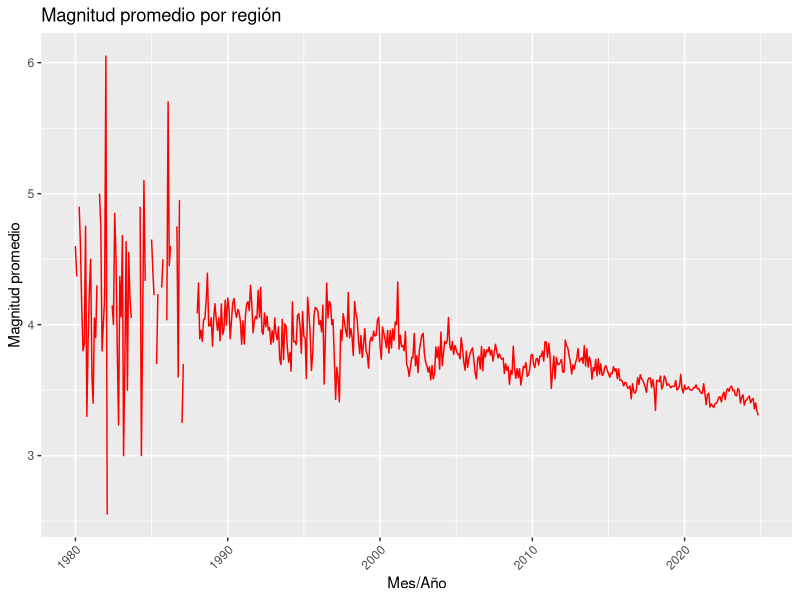
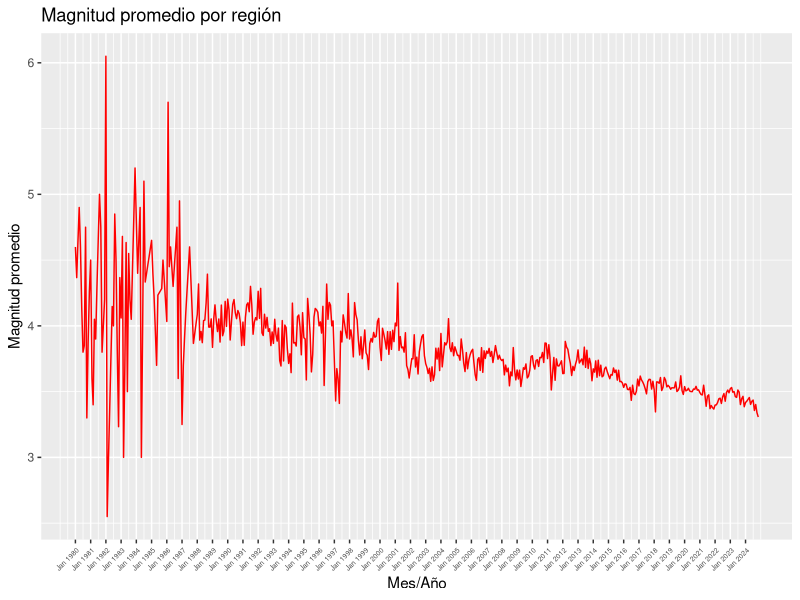
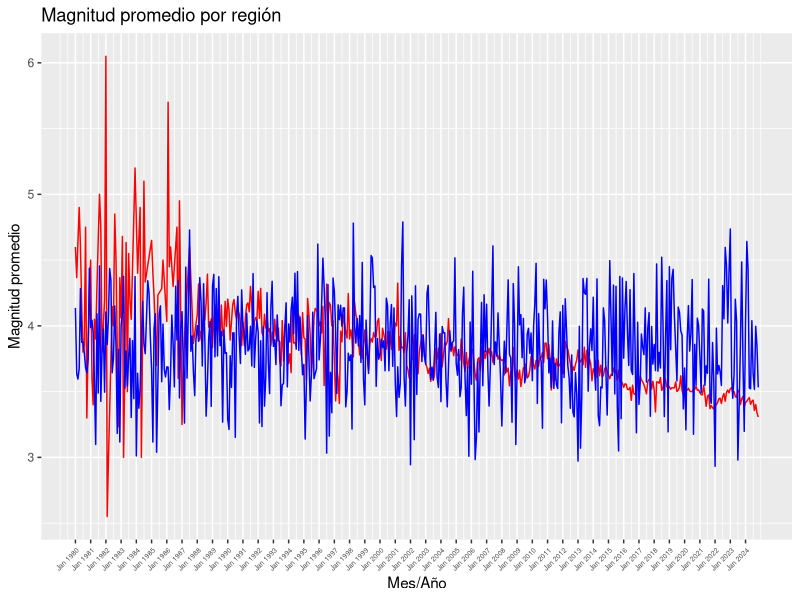
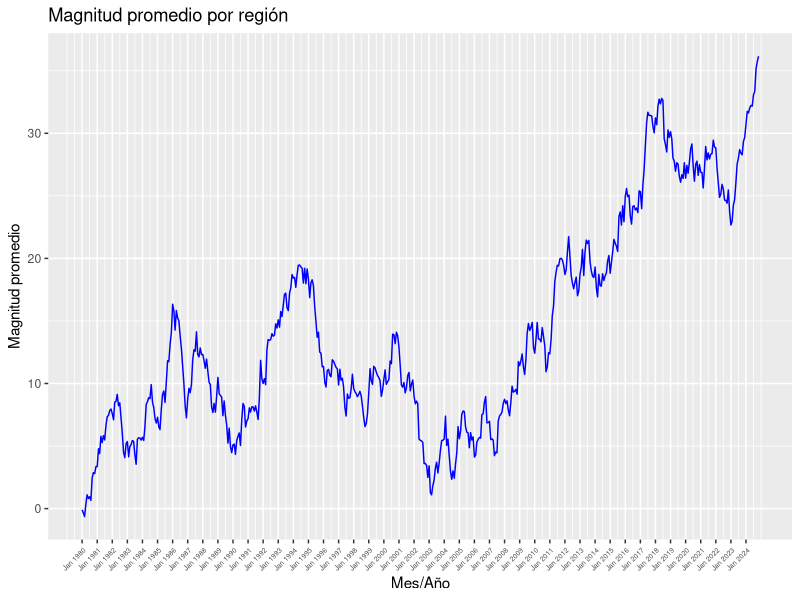

Source code (R) for these figures, in order:
#install.packages("zoo")

library(tidyverse)
library(lubridate)
library(zoo)

# Establecer el directorio de trabajo (ajustar según tu sistema)
setwd("C:/Users/Usuario/Documents/scidata/24_st/data/sismos")

# Leer el archivo CSV
procesado_sismos = read.csv("sismos_procesado.csv", encoding = "latin1")

# Convertir la columna 'Mes_Año' en formato de fecha
procesado_sismos$Mes_Año <- as.Date(procesado_sismos$Mes_Año, format = "%d/%m/%Y")
procesado_sismos

# Visualizar la serie únicamente para Guerrero
ggplot(data = procesado_sismos, aes(x = Mes_Año, y = Guerrero)) +
  geom_line(color = "red") +
  labs(
    x = "Mes/Año",                    # Título del eje X
    y = "Magnitud promedio",          # Título del eje Y
    title = "Magnitud promedio por región"  # (Opcional) Título del gráfico
  ) +
  theme(axis.text.x = element_text(angle = 45, hjust = 1))

# Rellenar los huecos en la columna Guerrero usando interpolación lineal
procesado_sismos = procesado_sismos %>%
  mutate(Guerrero_sinna = na.approx(Guerrero, na.rm = FALSE))
procesado_sismos


# Visualizar la serie para Guerrero después de rellenar huecos
ggplot(data = procesado_sismos, 
       aes(x = Mes_Año, y = Guerrero_sinna)) +
  geom_line(color = "red") +
  labs(
    x = "Mes/Año",                    # Título del eje X
    y = "Magnitud promedio",          # Título del eje Y
    title = "Magnitud promedio por región"  # (Opcional) Título del gráfico
  ) +
  scale_x_date(date_labels = "%b %Y",
               breaks = seq.Date(from = min(procesado_sismos$Mes_Año), 
                                 to = max(procesado_sismos$Mes_Año), 
                                 by = "1 years")) +
  theme(axis.text.x = element_text(angle = 45, hjust = 1,size=5))

###############################################
###########      RUÍDO BLANCO       ###########
###############################################


procesado_sismos$ruido_blanco = rnorm(length(procesado_sismos$Guerrero_sinna),
                      mean = mean(procesado_sismos$Guerrero_sinna, na.rm = TRUE),
                      sd = sd(procesado_sismos$Guerrero_sinna, na.rm = TRUE))

procesado_sismos

ggplot(data = procesado_sismos) +
  geom_line(mapping=aes(x = Mes_Año, y = Guerrero_sinna), color = "red") +
  geom_line(mapping=aes(x = Mes_Año, y = ruido_blanco), color = "blue") +
  labs(
    x = "Mes/Año",                    # Título del eje X
    y = "Magnitud promedio",          # Título del eje Y
    title = "Magnitud promedio por región"  # (Opcional) Título del gráfico
  ) +
  scale_x_date(date_labels = "%b %Y",
               breaks = seq.Date(from = min(procesado_sismos$Mes_Año), 
                                 to = max(procesado_sismos$Mes_Año), 
                                 by = "1 years")) +
  theme(axis.text.x = element_text(angle = 45, hjust = 1,size=5))


###############################################
########      CAMINATA ALEATORIA       ########
###############################################

# Generamos los pasos

pasos <- rnorm(length(procesado_sismos$Guerrero_sinna),
               mean = 0,
               sd = 1)

# Calcular la suma acumulada para obtener la caminata aleatoria
CA <- cumsum(pasos)

# Añadir la columna 'CA' al dataframe
procesado_sismos$CA <- CA

ggplot(data = procesado_sismos) +
  #geom_line(mapping=aes(x = Mes_Año, y = Guerrero_sinna), color = "red") +
  geom_line(mapping=aes(x = Mes_Año, y = CA), color = "blue") +
  labs(
    x = "Mes/Año",                    # Título del eje X
    y = "Magnitud promedio",          # Título del eje Y
    title = "Magnitud promedio por región"  # (Opcional) Título del gráfico
  ) +
  scale_x_date(date_labels = "%b %Y",
               breaks = seq.Date(from = min(procesado_sismos$Mes_Año), 
                                 to = max(procesado_sismos$Mes_Año), 
                                 by = "1 years")) +
  theme(axis.text.x = element_text(angle = 45, hjust = 1,size=5))
